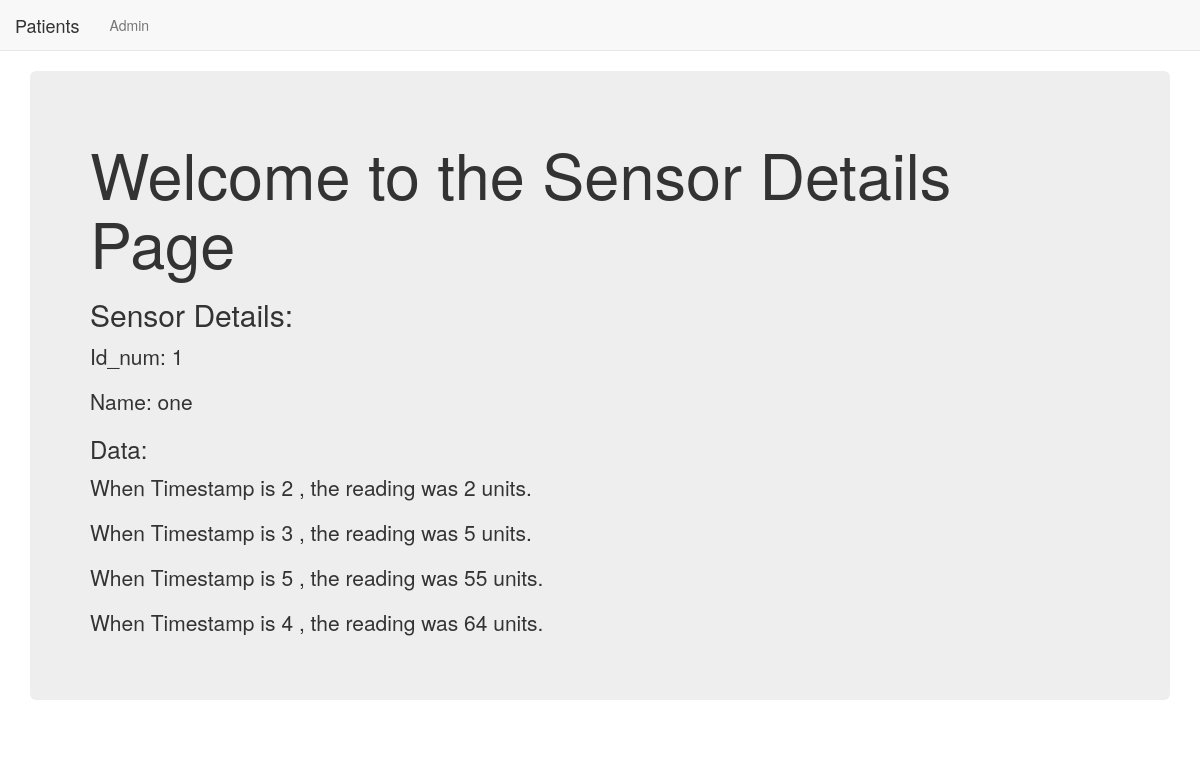
/health/2/sensor/1, run on the app's committed database.
### health/models.py (models this page shows, shortened)
class Sensor(models.Model):
    name = models.CharField(max_length=256, default = 'zero')
    patient = models.ForeignKey(Patient,related_name='sensors')

class Data(models.Model):
    value = models.PositiveIntegerField()
    time = models.PositiveIntegerField()
    sensor = models.ForeignKey(Sensor,related_name='datas')

### health/views.py (the view)
# urls.py: url(r'^(?P<id>\d+)/sensor/(?P<pk>\d+)$',views.SensorDetailView.as_view(),name='sdetail'),
class SensorDetailView(DetailView):
    context_object_name = 'sensor_details'
    model = models.Sensor
    template_name = 'health/sensor_detail.html'

### health/templates/health/sensor_detail.html
{% extends "health/health_base.html" %}
{% block body_block %}
  <div class="jumbotron">
    <h1>Welcome to the Sensor Details Page</h1>
    <h2>Sensor Details:</h2>
    <p>Id_num: {{sensor_details.id}}</p>
    <p>Name: {{sensor_details.name}}</p>
    <h3>Data:</h3>
      {% for d in sensor_details.datas.all %}
      <p>When Timestamp is {{d.time}} , the reading was {{d.value}} units.</p>
{% endfor %}
  </div>
{% endblock %}

### data on the page
Sensor: id "1", name "one"
Data: time "2", value "2"
Data: time "3", value "5"
Data: time "5", value "55"
Data: time "4", value "64"
